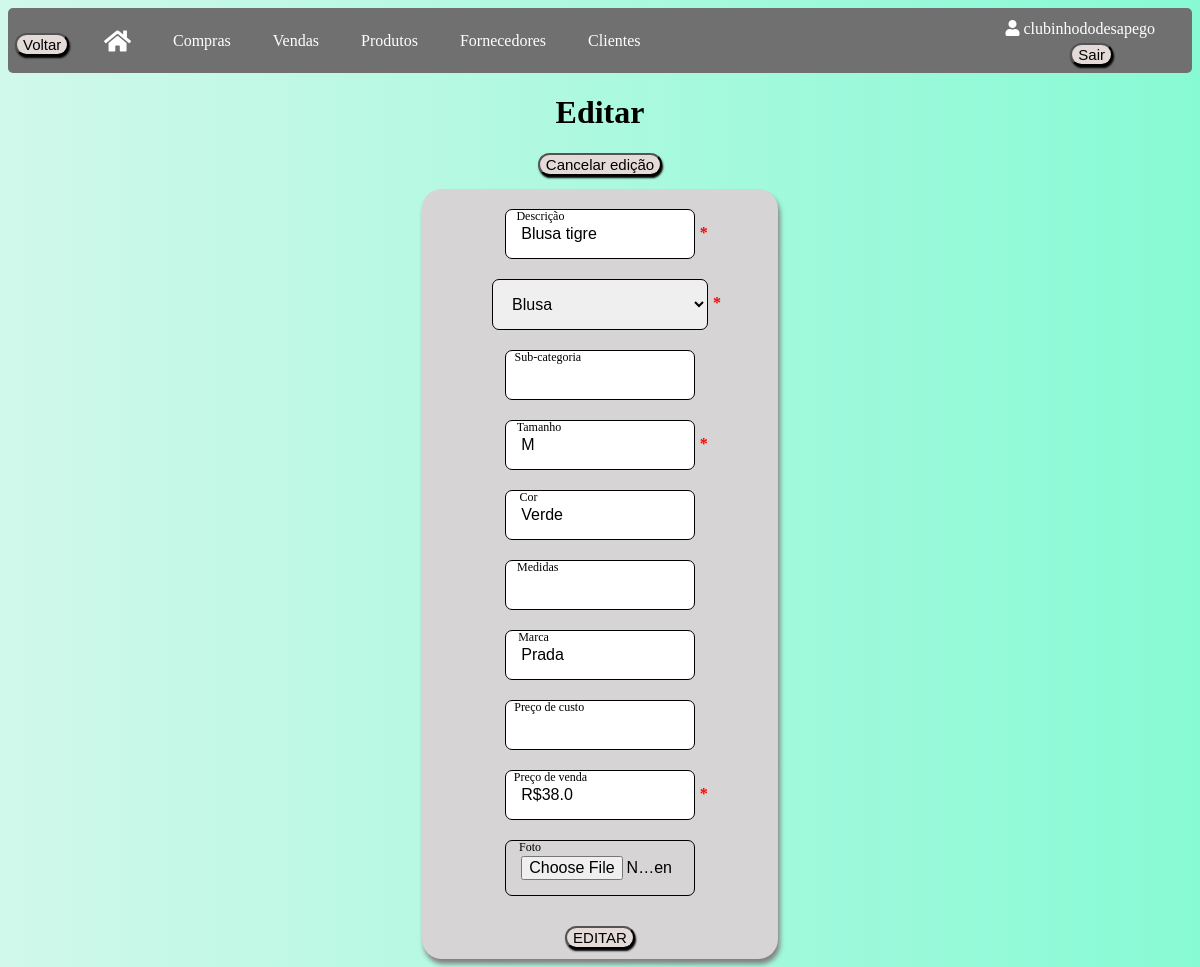
/editarprodutos/1 (signed in), run on the app's committed database.
### app/models/tables.py (models this page shows, shortened)
class Usuario(db.Model, UserMixin):
    __tablename__ = "usuarios"
    id = db.Column(db.Integer, primary_key=True, autoincrement=True)
    nome_brecho = db.Column(db.String(100))
    email = db.Column(db.String(84), unique=True)
    usuario = db.Column(db.String(80), unique=True)
    senha = db.Column(db.String(128))
    clientes = db.relationship("Cliente", backref="usuario")
    produtos = db.relationship("Produto", backref="usuario")
    fornecedores = db.relationship("Fornecedor", backref="usuario")
    compras = db.relationship("Compra", backref="usuario")
    vendas = db.relationship("Venda", backref="usuario")

class Produto(db.Model):
    __tablename__ = "produtos"
    id = db.Column(db.Integer, primary_key=True, autoincrement=True)
    descricao = db.Column(db.String(120))
    categoria = db.Column(db.String(80))
    sub_categoria = db.Column(db.String(80))
    tamanho = db.Column(db.String(30))
    cor = db.Column(db.String(30))
    medidas = db.Column(db.Integer)
    marca = db.Column(db.String(80))
    preco_custo = db.Column(db.Float)
    preco_venda = db.Column(db.Float)
    preco_final = db.Column(db.Float)
    foto = db.Column(db.LargeBinary)
    vendido = db.Column(db.Boolean, default=False)
    dta_venda_produto = db.Column(db.Date)
    id_usuario = db.Column(db.Integer, db.ForeignKey('usuarios.id'))
    vendas = db.relationship('Venda', secondary=produtos_vendas, back_populates='produtos')

### app/default.py (the view, shortened to what this page needs)
@login_required
@app.route("/editarprodutos/<int:id>", methods=['GET', 'POST'])
def editar_produtos(id):
    produtos = Produto.query.filter_by(id=id, id_usuario=current_user.id).first()
    if produtos is None:
        return jsonify({"error": "Produto não encontrado"}), 404
    return render_template("editarprodutos.html", produtos=produtos)

### app/default.py (called while the page is built)
@login_manager.user_loader
def load_user(id_usuario):
    return Usuario.query.get(int(id_usuario))

### app/templates/editarprodutos.html (shortened to what this page needs)
<!DOCTYPE html>
<html lang="en">
<head>
    <link rel="stylesheet" type="text/css" href="{{ url_for('static', filename='css/produtos.css') }}">
    <link rel="stylesheet" href="https://cdnjs.cloudflare.com/ajax/libs/font-awesome/5.15.3/css/all.min.css">
    <link rel="stylesheet" type="text/css" href="https://cdn.datatables.net/1.11.5/css/jquery.dataTables.min.css">
</head>
<body>
    <div class="usuario-logado"><i class="fas fa-user"></i> {{ current_user.usuario }}</div>
    <div class="logout">
        <form method="POST" action="{{ url_for('logout') }}">
            <button class="button" type="submit">Sair</button>
        </form>
    </div>
    <div class="navbar">
        <button onclick="window.history.back()" class="button button_voltar">Voltar</button>
        <a href="/home"><i class="fas fa-home icone-casa"></i></a>
        <a href="/compras">Compras</a>
        <a href="/vendas">Vendas</a>
        <a href="/produtos">Produtos</a>
        <a href="/fornecedores">Fornecedores</a>
        <a href="/clientes">Clientes</a>
    </div>
    <h1 class="titulo">Editar</h1>
    <button onclick="location.href='/produtos'" class="button_adc">Cancelar edição</button>
    <div id="container-login" class="produtos-section">
        <form id="formEditarProduto" action="{{ url_for('editar_produtos', id=produtos.id) }}" method="POST">
            <section id="produtos">
                <div class="input-container">
                    <input type="text" name="descricao" value="{{ produtos.descricao }}" class="input-field" required>
                    <label for="descricao" class="input-label">Descrição</label>
                    <span class="required-asterisk">*</span>
                </div>
                <div class="input-container">
                    <select name="categoria" id="categoria" class="input-field">
                        <option value="Blusa" {% if produtos.categoria == 'Blusa' %}selected{% endif %}>Blusa</option>
                    </select>
                    <span class="required-asterisk">*</span>
                </div>
                <div class="input-container">
                    <input type="text" name="sub_categoria" value="{{ produtos.sub_categoria }}" class="input-field">
                    <label for="sub_categoria" class="input-label">Sub-categoria</label>
                </div>
                <div class="input-container">
                    <input type="text" name="tamanho" value="{{ produtos.tamanho }}" class="input-field" required>
                    <label for="tamanho" class="input-label">Tamanho</label>
                    <span class="required-asterisk">*</span>
                </div>
                <div class="input-container">
                    <input type="text" name="cor" value="{{ produtos.cor }}" class="input-field">
                    <label for="cor" class="input-label">Cor</label>
                </div>
                <div class="input-container">
                    <input type="number" name="medidas" value="{{ produtos.medidas }}" class="input-field">
                    <label for="medidas" class="input-label">Medidas</label>
                </div>
                <div class="input-container">
                    <input type="text" name="marca" value="{{ produtos.marca }}" class="input-field">
                    <label for="marca" class="input-label">Marca</label>
                </div>
                <div class="input-container">
                    <input type="text" name="preco_custo" value="{% if produtos.preco_custo is not none %}R${{ produtos.preco_custo }}{% endif %}" class="input-field formatar-reais">
                    <label for="preco_custo" class="input-label">Preço de custo</label>
                </div>
                <div class="input-container">
                    <input type="text" name="preco_venda" value="R${{ produtos.preco_venda }}" class="input-field formatar-reais" required>
                    <label for="preco_venda" class="input-label">Preço de venda</label>
                    <span class="required-asterisk">*</span>
                </div>
                <div class="input-container">
                    <input type="file" name="foto" value="{{ produtos.foto }}" class="input-field" accept="image/*">
                    <label for="foto" class="input-label">Foto</label>
                </div>
                <div class="div-btn">
                    <input type="submit" class="button" value="EDITAR"id="btnCadastrar"></input>
                </div>
            </section>
        </form>
    </div>
</body>
</html>

### app/static/css/produtos.css (style rules this page uses)
body { background: linear-gradient(to right, #d1f8eb, #87fad4); }
.usuario-logado { position: absolute; top: 20px; right: 45px; color: white; }
.logout { position: absolute; top: 43px; right: 87px; }
.button_voltar { position: absolute; top: 33px; left: 15px; }
.button { margin-bottom: 20px; font-size: 15px; margin-bottom: 13px; display: block; margin: 0 auto; background-color: #e4dbd9; cursor: pointer; transition: background-color 0.3s ease; border-radius: 20px; box-shadow: 1px 2px 2px black; }
.navbar { overflow: hidden; background-color: #707070; height: 65px; border-radius: 5px; }
.navbar a { float: left; display: flex; align-items: center; color: white; text-align: center; padding: 0px 16px; text-decoration: none; height: 100%; margin-left: 80px; margin-right: -70px; }
.icone-casa { font-size: 24px; }
.titulo { text-align: center; }
.button_adc { font-size: 15px; margin: 13px auto; background-color: #e4dbd9; cursor: pointer; transition: background-color 0.3s ease; border-radius: 20px; box-shadow: 1px 2px 2px black; display: flex; align-items: center; }
.produtos-section { background-color: #d6d4d4; border-radius: 20px; position: relative; box-shadow: 2px 5px 5px grey; width: 30%; margin: 0 auto; text-align: center; display: flex; flex-direction: column; align-items: center; justify-content: center; }
.input-container { position: relative; margin: 20px; }
.input-container select { width: 100%; max-width: 216px; }
.input-field { width: 50%; padding: 15px; border: 1px solid #000000; border-radius: 7px; font-size: 16px; }
.input-label { position: absolute; top: 20%; left: 25%; transform: translateX(-10%); pointer-events: none; transition: 0.2s ease-out; color: #8f8e8e; }
.input-field:focus + .input-label, .input-field:valid + .input-label { top: 0; font-size: 12px; color: #000000; }
.div-btn { padding: 10px; }
a { text-decoration: none; color: #000; }
.required-asterisk { color: red; margin-left: 5px; font-weight: bold; position: absolute; top: 30%; }

### data on the page
Usuario: usuario "clubinhododesapego"
Produto: descricao "Blusa tigre", categoria "Blusa", tamanho "M", cor "Verde", marca "Prada", preco_venda "R$38.0"
